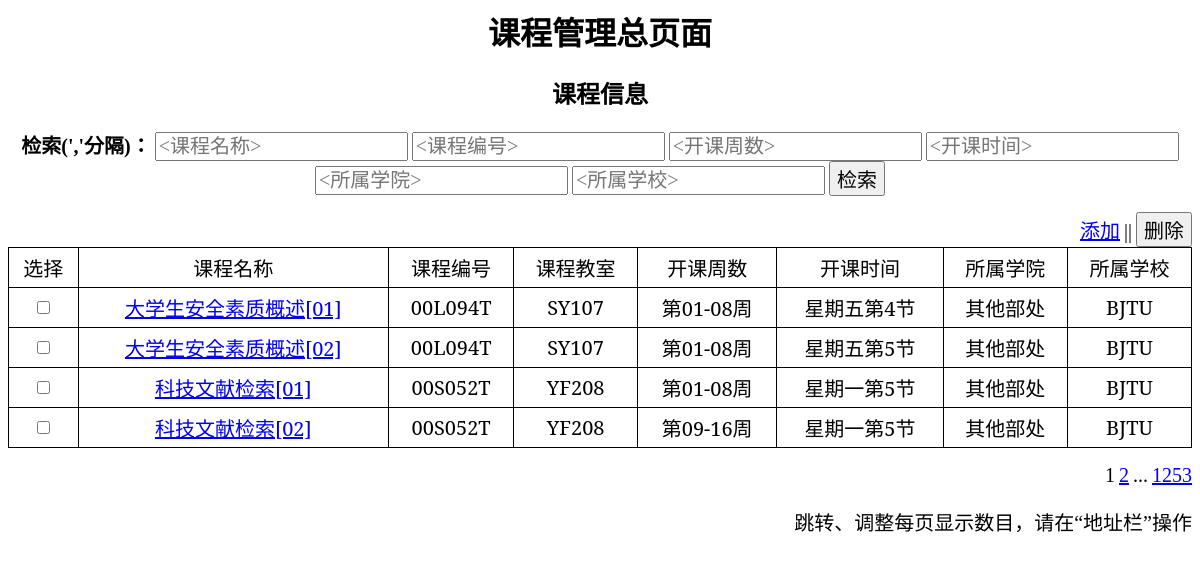
The page /class_search/4/ on the database its author committed.
### search/models.py (models this page shows, shortened)
class Lesson(models.Model):
    name = models.CharField(max_length = 51)
    teacher = models.CharField(max_length = 11)
    capacity = models.IntegerField(default = 0)
    classroom = models.CharField(max_length = 51)
    supplement = models.TextField()
    collage = models.CharField(max_length = 51)
    school = models.CharField(max_length = 51)
    lesson_id = models.CharField(max_length = 11)
    score = models.CharField(max_length = 5,default = "1.0")
    time = models.CharField(max_length = 51,default = "星期一第1节")
    weeks = models.CharField(max_length = 51,default = "第01-12周")

### search/views.py (the view)
# urls.py: path('',views.index,name = 'index'),
def index(request,number = 50,page = 1):
    begin_item = number * (page - 1)
    end_item = number * (page)
    lessons_all = Lesson.objects.all()
    cnt = lessons_all.count()
    end_item = min(end_item,cnt)
    lessons = lessons_all[begin_item:end_item]
    total_page = 0
    if (cnt % number == 0):
        total_page = cnt / number
    else:
        total_page = cnt // number + 1
    context = {'lessons':lessons,'page':page,'page_next':page+1,'page_pre':page-1,'number':number,"total_page":total_page}
    return render(request,'search/index.html',context)

### search/views.py (called while the page is built)
def min(a,b):
    if (a > b):
        return b
    else:
        return a

### search/templates/search/index.html (shortened to what this page needs)
<html>
{% load static %}
<link rel="stylesheet" type ="text/css" href = "{% static 'search/index_style.css' %}">
<h1>课程管理总页面</h1>
<h2>课程信息</h2>
<div style="overflow-x:auto;">
  {% if lessons %}
    <div style="text-align:center">
      <p class = 'text' style = 'display:inline;font-weight:bold;'>检索(','分隔)：</p>
      <input class = "text" type="text" name="keywords-name" placeholder = "<课程名称>">
      <input class = "text" type="text" name="keywords-id" placeholder = "<课程编号>">
      <input class = "text" type="text" name="keywords-week" placeholder="<开课周数>">
      <input class = "text" type="text" name="keywords-time" placeholder="<开课时间>">
      <input class = "text" type="text" name="keywords-collage" placeholder="<所属学院>">
      <input class = "text" type="text" name="keywords-school" placeholder="<所属学校>">
      <input class = "text" type="submit" name="search" value="检索">
    </div>
    <form action="{% url 'search:delete'%}" method="post">
    <div style="text-align:right">
      <a class = "text" href="{% url 'search:add'%}">添加</a>
      <p class = "text" style = "display:inline;">||</p>
      <input class = "text" type="submit" name="delete" value="删除">
    </div>
    <table border = "1">
      <tr>
        <th>选择</th>
        <th>课程名称</th>
        <th>课程编号</th>
        <th>课程教室</th>
        <th>开课周数</th>
        <th>开课时间</th>
        <th>所属学院</th>
        <th>所属学校</th>
      </tr>
      {% for lesson in lessons %}
      <tr>
        <th><input type="checkbox" name="choose" id = "choose{{lesson.id}}" value="{{lesson.id}}"></th>
        <th><a href="{% url 'search:detail' lesson.id%}">{{lesson.name}}</a></th>
        <th>{{lesson.lesson_id}}</th>
        <th>{{lesson.classroom}}</th>
        <th>{{lesson.weeks}}</th>
        <th>{{lesson.time}}</th>
        <th>{{lesson.collage}}</th>
        <th>{{lesson.school}}</th>
      </tr>
      {% endfor %}
    </table>
  </form>
</div>
<div style = "text-align:right">
    <p class = "text" style = "display:inline;">{{page}}</p>
  {% if page != total_page%}
    <a class ="text" href = "\class_search\{{number}}\{{page_next}}">{{page_next}}</a>
    <p class = "text" style = "display:inline;">...</p>
    <a class = "text" href="\class_search\{{number}}\{{total_page}}">{{total_page}}</a>
  {% endif %}
  <p class = "text">跳转、调整每页显示数目，请在“地址栏”操作</p>
</div>
{% else %}
<p style = "text-align:center">没有可用的课程信息。</p>
{% endif %}
</html>

### search/static/search/index_style.css (style rules this page uses)
table { width: 100%; border-collapse: collapse; }
th,td { padding: 5px; border-bottom: 1px solid #ddd; }
table, th,td { border: 1px solid black; }
th { text-align: center; font-family: "楷体","serif","sans-serif"; font-weight: normal; font-size: 20px; }
h1 { font-family: "楷体"; text-align: center; }
h2 { font-family: "楷体"; text-align: center; }
.text { font-family: "楷体"; font-size: 20px; }

### rows shown on the page
Lesson: name "大学生安全素质概述[01]", lesson_id "00L094T", classroom "SY107", weeks "第01-08周", time "星期五第4节", collage "其他部处", school "BJTU"
Lesson: name "大学生安全素质概述[02]", lesson_id "00L094T", classroom "SY107", weeks "第01-08周", time "星期五第5节", collage "其他部处", school "BJTU"
Lesson: name "科技文献检索[01]", lesson_id "00S052T", classroom "YF208", weeks "第01-08周", time "星期一第5节", collage "其他部处", school "BJTU"
Lesson: name "科技文献检索[02]", lesson_id "00S052T", classroom "YF208", weeks "第09-16周", time "星期一第5节", collage "其他部处", school "BJTU"

### other values the page prints
{{ page }} "1"
{{ page_next }} "2"
{{ total_page }} "1253"
